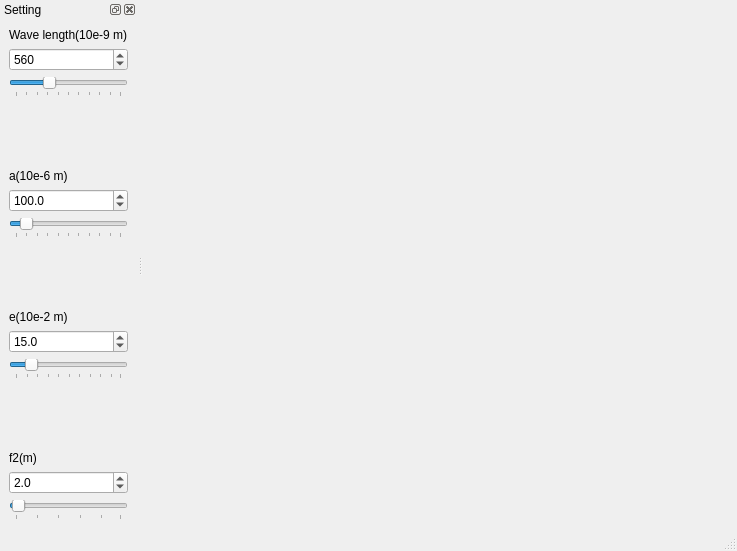
<?xml version="1.0" encoding="UTF-8"?>
<ui version="4.0">
 <class>MainWindow</class>
 <widget class="QMainWindow" name="MainWindow">
  <property name="geometry">
   <rect>
    <x>0</x>
    <y>0</y>
    <width>737</width>
    <height>551</height>
   </rect>
  </property>
  <property name="windowTitle">
   <string>Diffraction - Fraunhofer</string>
  </property>
  <widget class="QWidget" name="centralWidget">
   <layout class="QHBoxLayout" name="horizontalLayout">
    <item>
     <widget class="MPL_WIDGET_2D" name="mplwidget2D" native="true"/>
    </item>
   </layout>
  </widget>
  <widget class="QDockWidget" name="dockWidget">
   <property name="windowTitle">
    <string>Setting</string>
   </property>
   <attribute name="dockWidgetArea">
    <number>1</number>
   </attribute>
   <widget class="QWidget" name="dockWidgetContents_3">
    <layout class="QHBoxLayout" name="horizontalLayout_4">
     <item>
      <layout class="QVBoxLayout" name="verticalLayout">
       <item>
        <widget class="QLabel" name="label_lamda">
         <property name="text">
          <string>Wave length(10e-9 m)</string>
         </property>
        </widget>
       </item>
       <item>
        <widget class="QSpinBox" name="SpinBox_lambda">
         <property name="statusTip">
          <string>Change the wave length of monochromatic light</string>
         </property>
         <property name="minimum">
          <number>400</number>
         </property>
         <property name="maximum">
          <number>900</number>
         </property>
         <property name="singleStep">
          <number>10</number>
         </property>
         <property name="value">
          <number>560</number>
         </property>
        </widget>
       </item>
       <item>
        <widget class="QSlider" name="slider_lambda">
         <property name="statusTip">
          <string>Change the wave length of monochromatic light</string>
         </property>
         <property name="minimum">
          <number>400</number>
         </property>
         <property name="maximum">
          <number>900</number>
         </property>
         <property name="singleStep">
          <number>10</number>
         </property>
         <property name="value">
          <number>560</number>
         </property>
         <property name="orientation">
          <enum>Qt::Horizontal</enum>
         </property>
         <property name="tickPosition">
          <enum>QSlider::TicksBelow</enum>
         </property>
         <property name="tickInterval">
          <number>50</number>
         </property>
        </widget>
       </item>
       <item>
        <spacer name="verticalSpacer">
         <property name="orientation">
          <enum>Qt::Vertical</enum>
         </property>
         <property name="sizeHint" stdset="0">
          <size>
           <width>20</width>
           <height>40</height>
          </size>
         </property>
        </spacer>
       </item>
       <item>
        <widget class="QLabel" name="label_a">
         <property name="text">
          <string>a(10e-6 m)</string>
         </property>
        </widget>
       </item>
       <item>
        <widget class="QDoubleSpinBox" name="SpinBox_a">
         <property name="statusTip">
          <string>Change the radius  of the circular aperture</string>
         </property>
         <property name="decimals">
          <number>1</number>
         </property>
         <property name="minimum">
          <double>0.100000000000000</double>
         </property>
         <property name="maximum">
          <double>1000.000000000000000</double>
         </property>
         <property name="singleStep">
          <double>100.000000000000000</double>
         </property>
         <property name="value">
          <double>100.000000000000000</double>
         </property>
        </widget>
       </item>
       <item>
        <widget class="QSlider" name="slider_a">
         <property name="statusTip">
          <string>Change the radius  of the circular aperture</string>
         </property>
         <property name="minimum">
          <number>1</number>
         </property>
         <property name="maximum">
          <number>1000</number>
         </property>
         <property name="singleStep">
          <number>100</number>
         </property>
         <property name="pageStep">
          <number>100</number>
         </property>
         <property name="value">
          <number>100</number>
         </property>
         <property name="orientation">
          <enum>Qt::Horizontal</enum>
         </property>
         <property name="tickPosition">
          <enum>QSlider::TicksBelow</enum>
         </property>
         <property name="tickInterval">
          <number>100</number>
         </property>
        </widget>
       </item>
       <item>
        <spacer name="verticalSpacer_3">
         <property name="orientation">
          <enum>Qt::Vertical</enum>
         </property>
         <property name="sizeHint" stdset="0">
          <size>
           <width>20</width>
           <height>40</height>
          </size>
         </property>
        </spacer>
       </item>
       <item>
        <widget class="QLabel" name="label_e">
         <property name="text">
          <string>e(10e-2 m)</string>
         </property>
        </widget>
       </item>
       <item>
        <widget class="QDoubleSpinBox" name="SpinBox_e">
         <property name="statusTip">
          <string>Change the side of the square-shaped screen</string>
         </property>
         <property name="decimals">
          <number>1</number>
         </property>
         <property name="minimum">
          <double>0.100000000000000</double>
         </property>
         <property name="singleStep">
          <double>1.000000000000000</double>
         </property>
         <property name="value">
          <double>15.000000000000000</double>
         </property>
        </widget>
       </item>
       <item>
        <widget class="QSlider" name="slider_e">
         <property name="statusTip">
          <string>Change the side of the square-shaped screen</string>
         </property>
         <property name="minimum">
          <number>1</number>
         </property>
         <property name="maximum">
          <number>100</number>
         </property>
         <property name="value">
          <number>15</number>
         </property>
         <property name="orientation">
          <enum>Qt::Horizontal</enum>
         </property>
         <property name="tickPosition">
          <enum>QSlider::TicksBelow</enum>
         </property>
         <property name="tickInterval">
          <number>10</number>
         </property>
        </widget>
       </item>
       <item>
        <spacer name="verticalSpacer_4">
         <property name="orientation">
          <enum>Qt::Vertical</enum>
         </property>
         <property name="sizeHint" stdset="0">
          <size>
           <width>20</width>
           <height>40</height>
          </size>
         </property>
        </spacer>
       </item>
       <item>
        <widget class="QLabel" name="label_f2">
         <property name="text">
          <string>f2(m)</string>
         </property>
        </widget>
       </item>
       <item>
        <widget class="QDoubleSpinBox" name="SpinBox_f2">
         <property name="statusTip">
          <string>Change the focal length f2 of the lens L2</string>
         </property>
         <property name="decimals">
          <number>1</number>
         </property>
         <property name="minimum">
          <double>0.100000000000000</double>
         </property>
         <property name="maximum">
          <double>50.000000000000000</double>
         </property>
         <property name="value">
          <double>2.000000000000000</double>
         </property>
        </widget>
       </item>
       <item>
        <widget class="QSlider" name="slider_f2">
         <property name="statusTip">
          <string>Change the focal length f2 of the lens L2</string>
         </property>
         <property name="minimum">
          <number>1</number>
         </property>
         <property name="maximum">
          <number>50</number>
         </property>
         <property name="value">
          <number>2</number>
         </property>
         <property name="orientation">
          <enum>Qt::Horizontal</enum>
         </property>
         <property name="tickPosition">
          <enum>QSlider::TicksBelow</enum>
         </property>
         <property name="tickInterval">
          <number>10</number>
         </property>
        </widget>
       </item>
      </layout>
     </item>
    </layout>
   </widget>
  </widget>
  <widget class="QStatusBar" name="statusBar"/>
  <widget class="QMenuBar" name="menuBar">
   <property name="geometry">
    <rect>
     <x>0</x>
     <y>0</y>
     <width>737</width>
     <height>21</height>
    </rect>
   </property>
  </widget>
 </widget>
 <customwidgets>
  <customwidget>
   <class>MPL_WIDGET_2D</class>
   <extends>QWidget</extends>
   <header location="global">mplwidget</header>
   <container>1</container>
  </customwidget>
 </customwidgets>
 <resources/>
 <connections/>
</ui>
